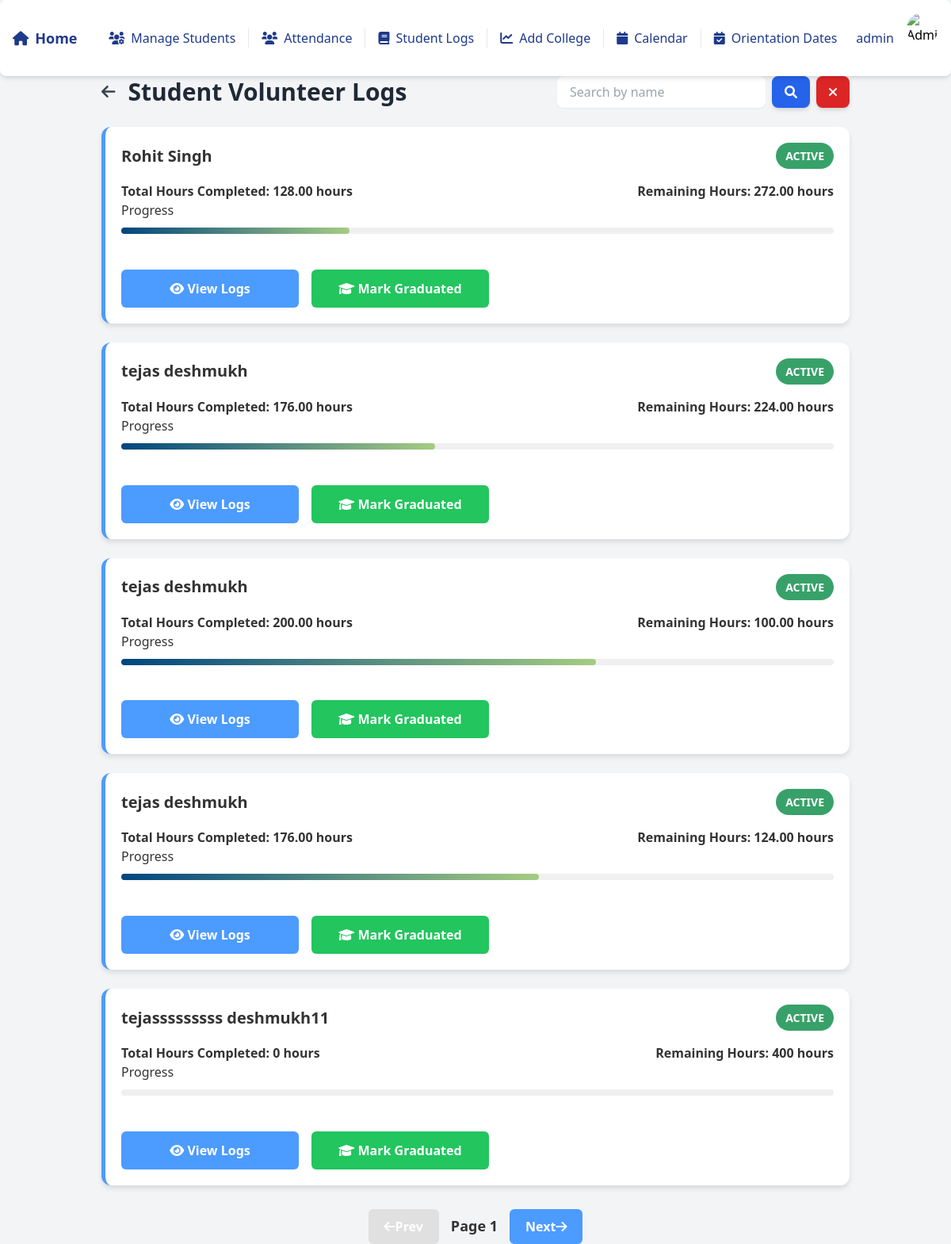
The app's page /student/logs/ (signed in), older data.
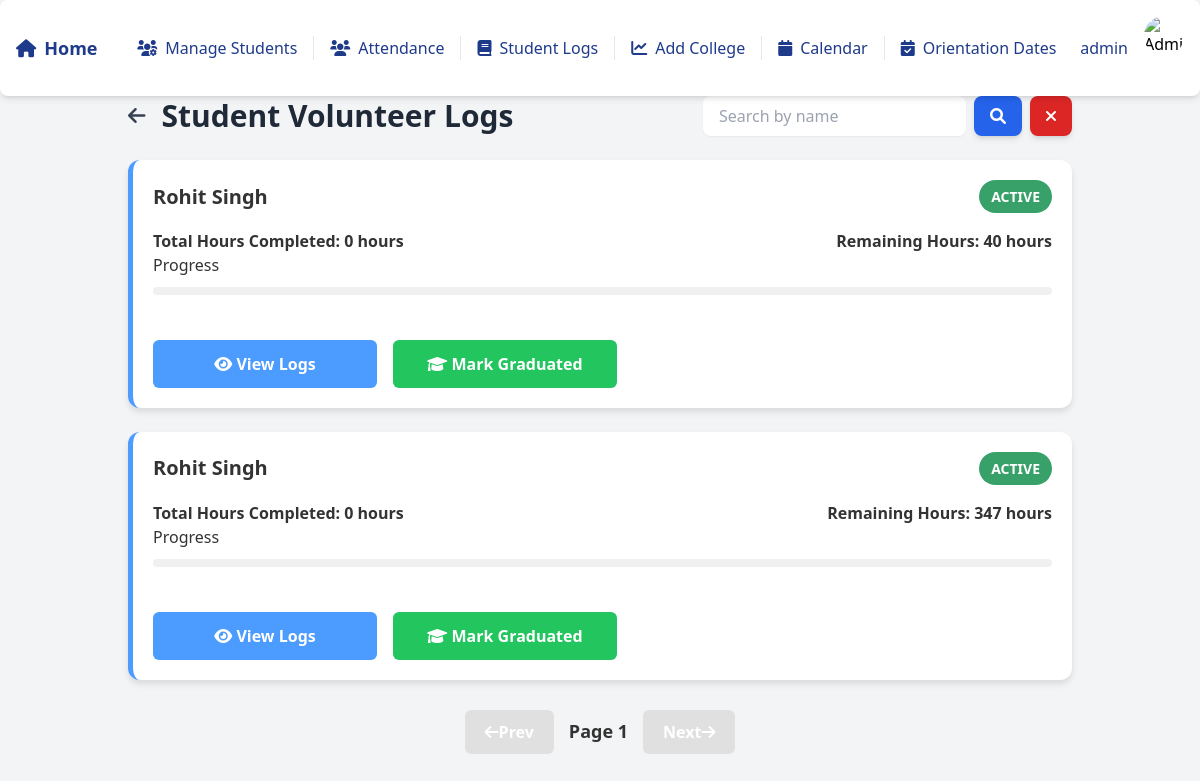
The same page, newer data.
### students/models.py (models this page shows, shortened)
class StudentProfile(models.Model):
    SHIFT_CHOICES = [
        ('Weekdays', 'Weekdays'),
        ('Weekends', 'Weekends'),
    ]
    WEEKDAYS_CHOICES = [
        ('Monday', 'Monday'),
        ('Tuesday', 'Tuesday'),
        ('Wednesday', 'Wednesday'),
        ('Thursday', 'Thursday'),
        ('Friday', 'Friday'),
    ]
    first_name = models.CharField(max_length=100)
    last_name = models.CharField(max_length=100)
    phone = models.CharField(max_length=15, default='')
    email = models.EmailField(unique=True)
    school = models.CharField(max_length=100)
    college = models.ForeignKey(College, on_delete=models.SET_NULL, null=True, blank=True)
    lchaim_training_completed = models.BooleanField(default=False)
    police_check = models.BooleanField(default=False)
    med_docs = models.BooleanField(default=False)
    hours_requested = models.IntegerField(null=True)
    hours_completed = models.PositiveIntegerField(default=0)
    shift_requested = models.CharField(max_length=10, choices=SHIFT_CHOICES)
    weekdays_selected = models.JSONField(default=list, blank=True)  # Stores selected weekdays as a list
    assigned_shift = models.ForeignKey(Shift, on_delete=models.SET_NULL, null=True, blank=True, related_name="students")
    start_date = models.DateField(null=True)
    end_date = models.DateField(null=True)
    lchaim_orientation_date = models.ForeignKey(OrientationDate, on_delete=models.SET_NULL, null=True, blank=True)
    skills_book_completed = models.BooleanField(default=False)
    comments = models.TextField(blank=True, null=True)
    status = models.CharField(
        max_length=10,
        choices=[('Training', 'Training'), ('Graduated', 'Graduated')],
        default='Training'
    )

### students/views.py (the view)
    def wrap(request, *args, **kwargs):
        if not request.user.groups.filter(name='Admin').exists():
            return redirect('student_profile_list')
        return function(request, *args, **kwargs)

### students/views.py (called while the page is built)
def admin_required(function):
    def wrap(request, *args, **kwargs):
        if not request.user.groups.filter(name='Admin').exists():
            return redirect('student_profile_list')
        return function(request, *args, **kwargs)
    return wrap

### students/templates/student_logs.html (shortened to what this page needs)
<!DOCTYPE html>
<html lang="en">
<head>
    <script src="https://cdn.tailwindcss.com"></script>
    <link href="https://cdnjs.cloudflare.com/ajax/libs/font-awesome/5.15.4/css/all.min.css" rel="stylesheet">
</head>
<body class="bg-gray-100">
    {% include 'navbar.html' %}
    <div class="container mx-auto mt-24 px-4 lg:px-10">
        <div class="flex justify-between items-center mb-6">
            <div class="flex items-center">
                <a href="{% url 'student_profile_list' %}"
                    class="text-gray-700 hover:text-blue-600 transition duration-300 text-xl">
                    <i class="fas fa-arrow-left"></i>
                </a>
                <h1 class="text-3xl font-bold text-gray-800 ml-4">Student Volunteer Logs</h1>
            </div>
            <form method="get" class="flex items-center space-x-2">
                <input type="text" name="q" value="{{ query }}" placeholder="Search by name"
                    class="px-4 py-2 rounded-lg border-gray-300 shadow-sm focus:ring-blue-500 focus:border-blue-500">
                <button type="submit"
                    class="bg-blue-600 text-white px-4 py-2 rounded-lg shadow-md hover:bg-blue-700 transition duration-200">
                    <i class="fas fa-search"></i>
                </button>
                <button type="button" onclick="window.location.href='?'"
                    class="bg-red-600 text-white px-4 py-2 rounded-lg shadow-md hover:bg-red-500 transition duration-200">
                    <i class="fas fa-times"></i>
                </button>
            </form>
        </div>
        <div class="space-y-6" id="student-cards">
            {% for data in student_data %}
            <div class="card">
                <div class="card-header">
                    <div class="card-title">{{ data.student.first_name }} {{ data.student.last_name }}</div>
                    <div
                        class="status-label {% if data.status == 'Active' %}status-active{% else %}status-inactive{% endif %}">
                        {{ data.status }}
                    </div>
                </div>
                <div class="hours-wrapper">
                    <div class="hours-item">Total Hours Completed: {{ data.total_hours }} hours</div>
                    <div class="hours-item">Remaining Hours: {{ data.remaining_hours }} hours</div>
                </div>
                <div class="card-section">
                    <div class="section-header">Progress</div>
                    <div class="progress-bar-container">
                        <div class="progress-bar"
                            style="width: {% if data.progress_width > 100 %}100{% else %}{{ data.progress_width }}{% endif %}%;">
                        </div>
                    </div>
                </div>
                <div class="flex justify-content-center flex-row gap-4">
                <a href="{% url 'student_details' student_id=data.student.id %}" class="view-logs-btn w-56">
                    <i class="fas fa-eye"></i> View Logs
                </a>
                <button class="view-logs-btn w-56 bg-green-500 hover:bg-green-600" onclick="openModal({{ data.student.id }}, '{{ data.student.first_name }} {{ data.student.last_name }}')">
                    <i class="fas fa-graduation-cap"></i> Mark Graduated
                </button>
            </div>
            </div>
            {% endfor %}
        </div>
        <div class="pagination-container">
            <div class="pagination-wrapper">
                <button id="prev" class="pagination-btn" disabled>
                    <i class="fas fa-arrow-left"></i> Prev
                </button>
                <span id="page-info" class="pagination-info">Page 1</span>
                <button id="next" class="pagination-btn">
                    Next <i class="fas fa-arrow-right"></i>
                </button>
            </div>
        </div>
    </div>
</body>
</html>

Row changes from the older to the newer data that the page shows:
removed StudentProfile: student.first_name "Rohit", student.last_name "Singh", status "ACTIVE", total_hours "128.00", remaining_hours "272.00", {{ data.progress_width }} 32.00 (drawn)
removed StudentProfile: student.first_name "tejas", student.last_name "deshmukh", status "ACTIVE", total_hours "176.00", remaining_hours "224.00", {{ data.progress_width }} 44.00 (drawn)
removed StudentProfile: student.first_name "tejas", student.last_name "deshmukh", status "ACTIVE", total_hours "200.00", remaining_hours "100.00", {{ data.progress_width }} 66.67 (drawn)
removed StudentProfile: student.first_name "tejas", student.last_name "deshmukh", status "ACTIVE", total_hours "176.00", remaining_hours "124.00", {{ data.progress_width }} 58.67 (drawn)
removed StudentProfile: student.first_name "tejasssssssss", student.last_name "deshmukh11", status "ACTIVE", total_hours "0", remaining_hours "400"
added StudentProfile: student.first_name "Rohit", student.last_name "Singh", status "ACTIVE", total_hours "0", remaining_hours "40"
added StudentProfile: student.first_name "Rohit", student.last_name "Singh", status "ACTIVE", total_hours "0", remaining_hours "347"
